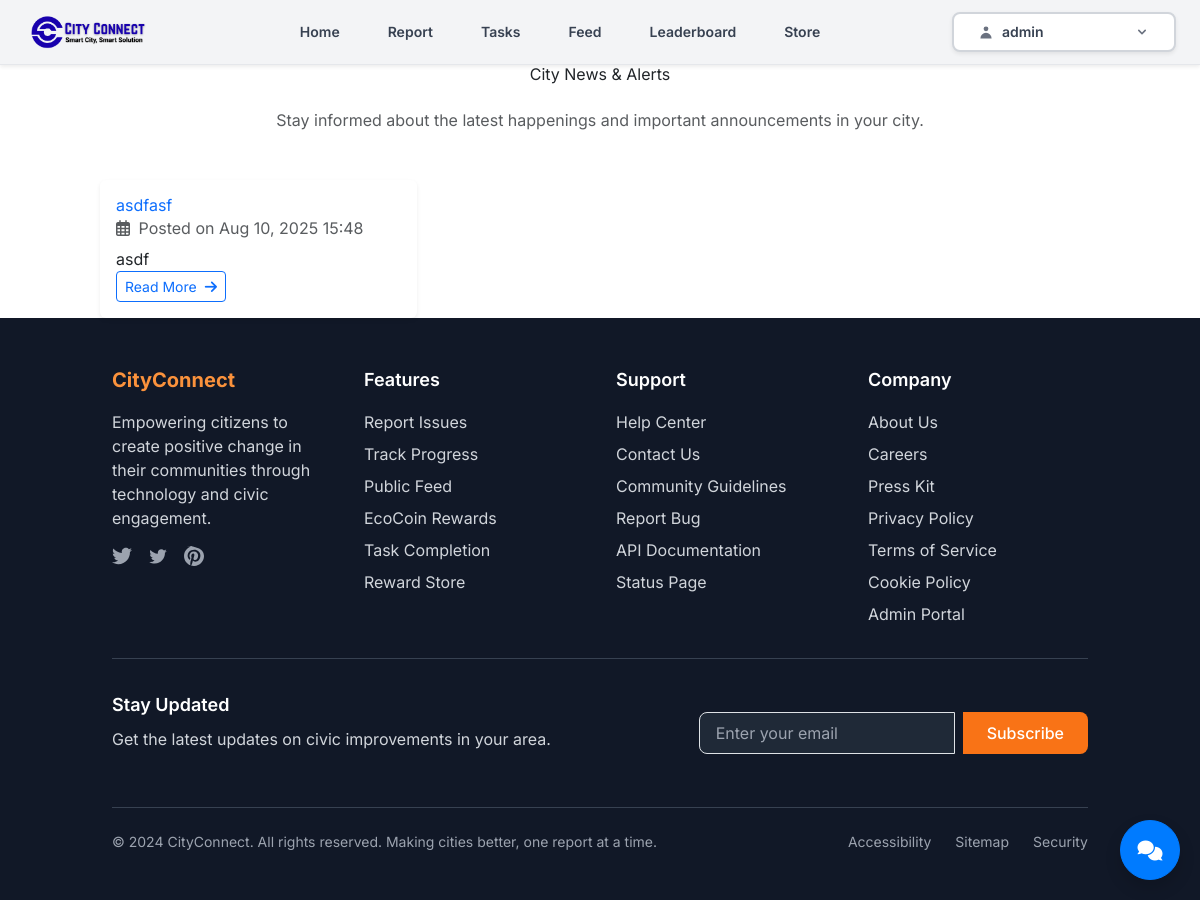
Page /news/ (signed in) on the earlier database version.
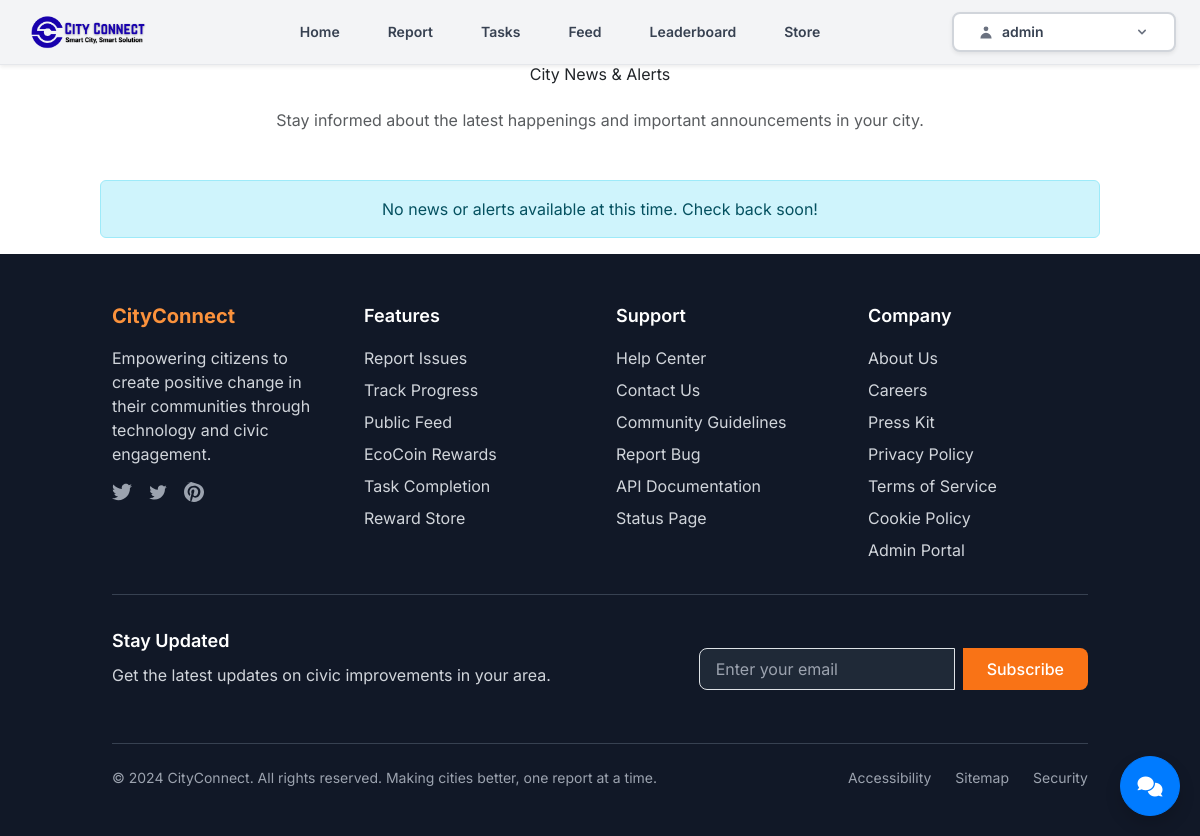
Same page on the later database version.
### core/models.py (models this page shows, shortened)
class News(models.Model):
    title = models.CharField(max_length=200)
    content = models.TextField()
    created_by = models.ForeignKey(User, on_delete=models.SET_NULL, null=True)
    created_at = models.DateTimeField(auto_now_add=True)

### core/views.py (the view)
# urls.py: path('news/', views.news_view, name='news'),
@login_required
def news_view(request):
    news_items = News.objects.order_by('-created_at')
    return render(request, 'core/news.html', {'news_items': news_items})

### core/context_processors.py (called while the page is built)
def notification_counts(request):
    if request.user.is_authenticated:
        pending_tasks = Task.objects.filter(user=request.user, is_verified=False).count()
    else:
        pending_tasks = 0
    return {
        'pending_tasks': pending_tasks,
        'pending_redemptions': 0, # Removed from core context, handled by store app
    }

### core/templates/core/news.html (shortened to what this page needs)
{% extends 'core/base.html' %}
{% block content %}
<div class="container">
    <h3 class="mb-4 text-center">City News & Alerts</h3>
    <p class="text-center text-muted mb-5">Stay informed about the latest happenings and important announcements in your city.</p>
    {% if news_items %}
    <div class="row row-cols-1 row-cols-md-2 row-cols-lg-3 g-4">
        {% for item in news_items %}
        <div class="col">
            <div class="card h-100 shadow-sm border-0">
                <div class="card-body d-flex flex-column">
                    <h5 class="card-title text-primary">{{ item.title }}</h5>
                    <h6 class="card-subtitle mb-2 text-muted">
                        <i class="far fa-calendar-alt me-1"></i> Posted on {{ item.created_at|date:"M d, Y H:i" }}
                    </h6>
                    <p class="card-text flex-grow-1">
                        {{ item.content|truncatechars:150 }}
                    </p>
                    <div class="mt-auto">
                        <button type="button" class="btn btn-outline-primary btn-sm"
                                data-bs-toggle="modal" data-bs-target="#newsDetailModal"
                                hx-get="{% url 'news_detail_modal' item.id %}"
                                hx-target="#newsDetailModalBody"
                                hx-swap="innerHTML">
                            Read More <i class="fas fa-arrow-right ms-1"></i>
                        </button>
                    </div>
                </div>
            </div>
        </div>
        {% endfor %}
    </div>
    {% else %}
    <div class="alert alert-info text-center mt-5" role="alert">
        No news or alerts available at this time. Check back soon!
    </div>
    {% endif %}
</div>
{% endblock %}

Differences in the rows shown:
removed News: title "asdfasf", created_at "Aug 10, 2025 15:48", content "asdf"
Other differences:
text now shown: "No news or alerts available at this time. Check back soon!"
